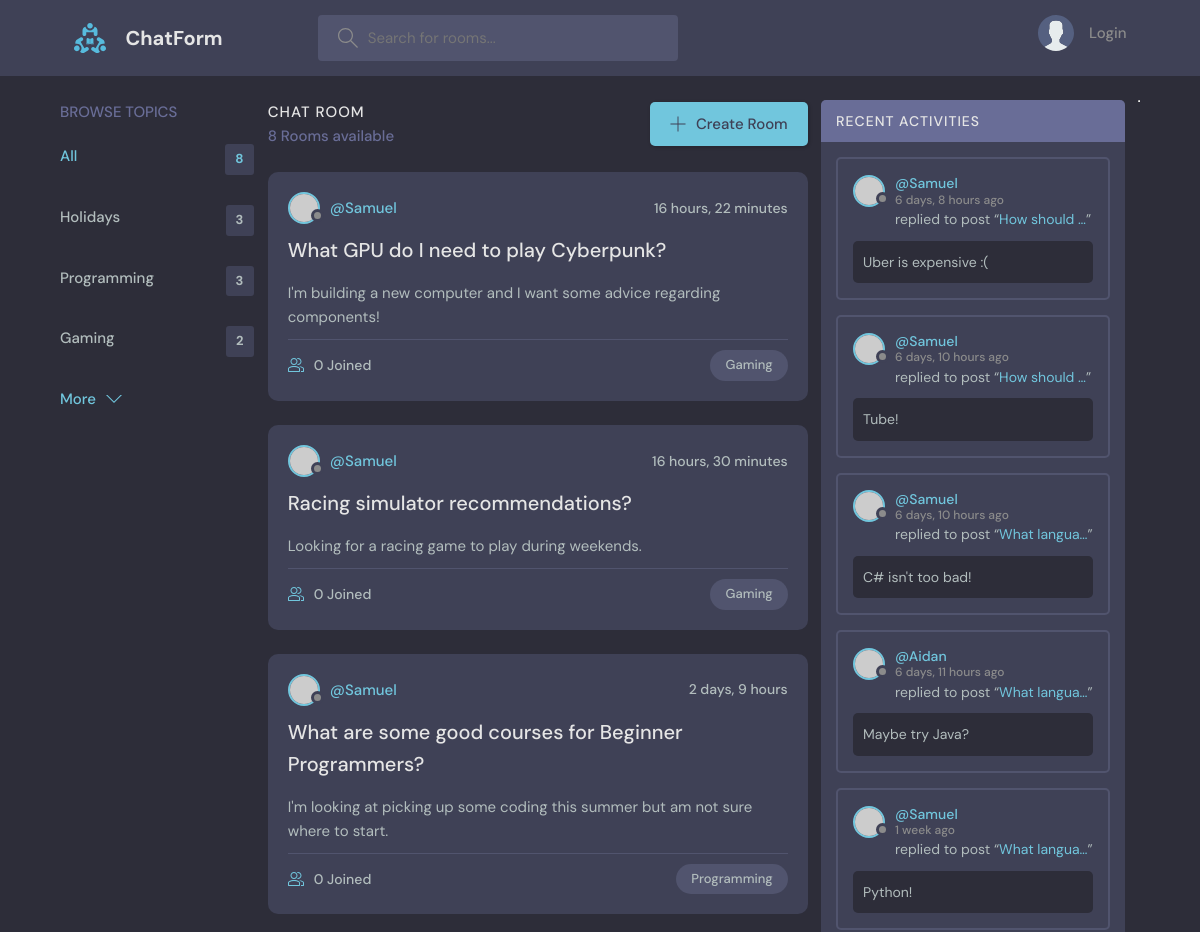
Before: / (upper part) with the older database file.
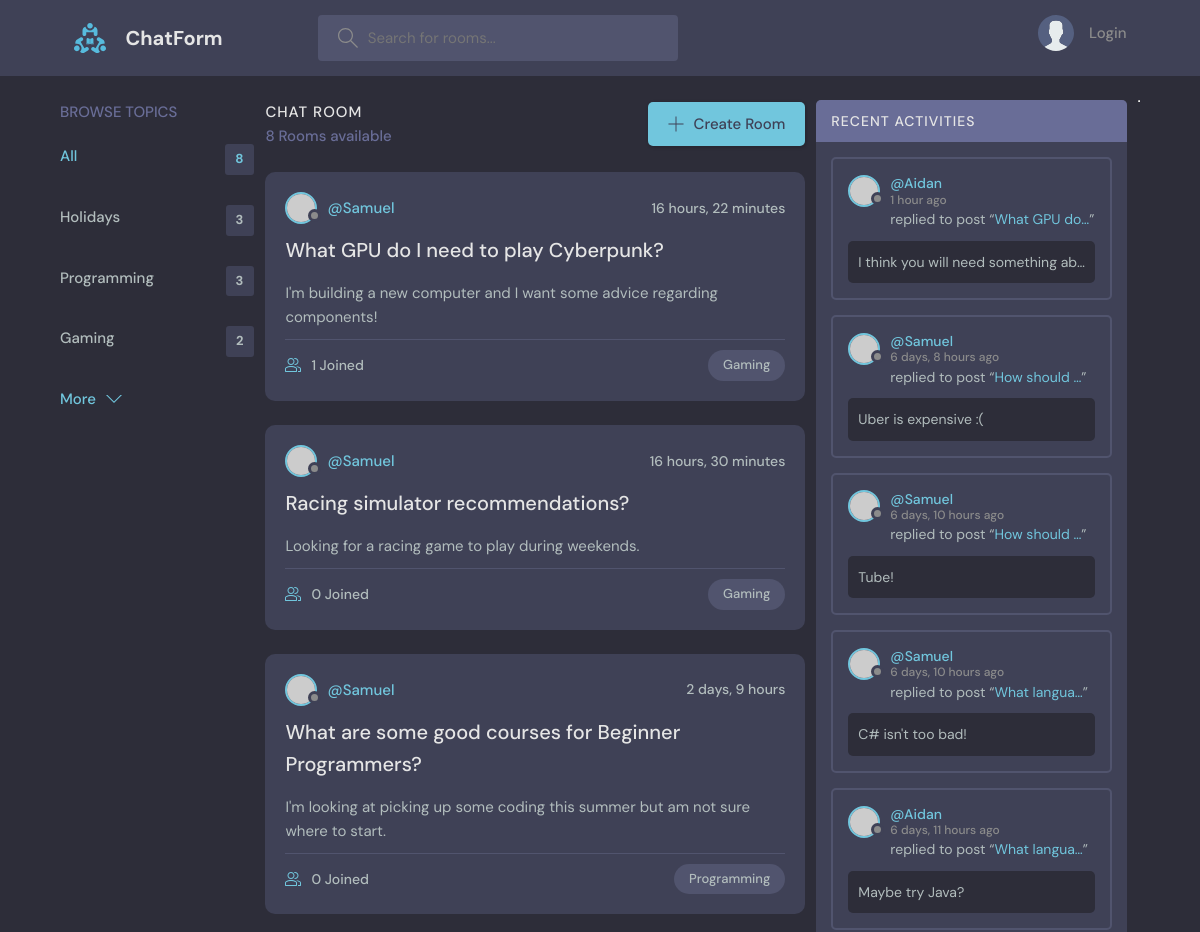
After: the same page with the newer database file.
### base/models.py (models this page shows, shortened)
class Topic(models.Model):
    name = models.CharField(max_length=250)

class Room(models.Model):
    host = models.ForeignKey(User, on_delete=models.SET_NULL, null=True)
    topic = models.ForeignKey(Topic, on_delete=models.SET_NULL, null=True)
    name = models.CharField(max_length=200)
    description = models.TextField(null=True, blank=True)
    participants = models.ManyToManyField(User, related_name='participants', blank=True)
    updated = models.DateTimeField(auto_now=True)
    created = models.DateTimeField(auto_now_add=True)
    class Meta:
        ordering = ['-updated', '-created']
    def __str__(self):
        return self.name

class Message(models.Model):
    user = models.ForeignKey(User, on_delete=models.CASCADE)
    room = models.ForeignKey(Room, on_delete=models.CASCADE)
    body = models.TextField()
    updated = models.DateTimeField(auto_now=True)
    created = models.DateTimeField(auto_now_add=True)
    class Meta:
        ordering = ['-updated', '-created']

### base/views.py (the view)
# urls.py: path('', views.home, name="home"),
def home(request):
    q = request.GET.get('q') if request.GET.get('q') != None else ''
    rooms = Room.objects.filter(
        Q(topic__name__icontains=q) |
        Q(name__icontains=q) |
        Q(description__icontains=q)
    )
    topics = Topic.objects.all()
    room_count = rooms.count()
    room_activity = Message.objects.filter(Q(room__topic__name__icontains=q))
    context = {'rooms':rooms, 'topics': topics, 'room_count': room_count, 'room_activity': room_activity}
    return render(request, 'base/homepg.html', context)

### base/templates/base/homepg.html (shortened to what this page needs)
{% extends 'main.html' %}
{% block content %}
<main class="layout layout--3">
      <div class="container">
        {% include 'components/topics_component.html' %}
        <div class="roomList">
          <div class="roomList__header">
            <div>
              <h2>Chat Room</h2>
              <p>{{room_count}} Rooms available</p>
            </div>
            <a class="btn btn--main" href="{% url 'create-room' %}">
              <svg version="1.1" xmlns="http://www.w3.org/2000/svg" width="32" height="32" viewBox="0 0 32 32">
                <title>add</title>
                <path
                  d="M16.943 0.943h-1.885v14.115h-14.115v1.885h14.115v14.115h1.885v-14.115h14.115v-1.885h-14.115v-14.115z"
                ></path>
              </svg>
              Create Room
            </a>
          </div>
          {% include 'components/room_component.html' %}
        </div>
        {% include 'components/activity_feed.html' %}
      </div>
</main>
{% endblock content %}

### base/templates/components/topics_component.html
<div class="topics">
    <div class="topics__header">
      <h2>Browse Topics</h2>
    </div>
    <ul class="topics__list">
      <li>
        <a href="{% url 'home' %}" class="active">All<span>{{rooms.count}}</span></a>
      </li>
      {% for topic in topics %}
      <li>
        <a href="{% url 'home' %}?q={{topic.name}}">{{topic.name}}<span>{{topic.room_set.all.count}}</span></a>
      </li>
      {% endfor %}
    </ul>
    <a class="btn btn--link" href="topics.html">
      More
      <svg version="1.1" xmlns="http://www.w3.org/2000/svg" width="32" height="32" viewBox="0 0 32 32">
        <title>chevron-down</title>
        <path d="M16 21l-13-13h-3l16 16 16-16h-3l-13 13z"></path>
      </svg>
    </a>
  </div>

### base/templates/components/room_component.html (shortened to what this page needs)
{% for room in rooms %}
<div class="roomListRoom">
    <div class="roomListRoom__header">
      <a href="{% url 'user-profile' room.host.id %}" class="roomListRoom__author">
        <div class="avatar avatar--small">
          <img src="https://randomuser.me/api/portraits/women/11.jpg" />
        </div>
        <span>@{{room.host.username}}</span>
      </a>
      <div class="roomListRoom__actions">
        <span>{{room.created|timesince}}</span>
      </div>
    </div>
    <div class="roomListRoom__content">
      <a href="{% url 'room' room.id %}">{{room.name}}</a>
      <p>
        <small>{{room.description}}</small>
      </p>
    </div>
    <div class="roomListRoom__meta">
      <a href="{% url 'room' room.id %}" class="roomListRoom__joined">
        {{room.participants.all.count}} Joined
      </a>
      <p class="roomListRoom__topic">{{room.topic.name}}</p>
    </div>
  </div>
{% endfor %}

### base/templates/components/activity_feed.html (shortened to what this page needs)
<div class="activities">
    <div class="activities__header">
      <h2>Recent Activities</h2>
    </div>
    {% for message in room_activity %}
    <div class="activities__box">
      <div class="activities__boxHeader roomListRoom__header">
        <a href="{% url 'user-profile' message.user.id %}" class="roomListRoom__author">
          <div class="avatar avatar--small">
            <img src="https://randomuser.me/api/portraits/women/11.jpg" />
          </div>
          <p>
            @{{message.user.username}}
            <span>{{message.created|timesince}} ago</span>
          </p>
        </a>
      </div>
      <div class="activities__boxContent">
        <p>replied to post “<a href="{% url 'room' message.room.id %}">{{message.room|truncatechars:12}}</a>”</p>
        <div class="activities__boxRoomContent">
          {{message.body|truncatechars:35}}
        </div>
      </div>
    </div>
    {% endfor %}
  </div>
<hr>

Changed rows visible on the page:
no longer on this page (row unchanged): Message: user.username "Samuel", created "1 week", room "What langua…", body "Python!"
computed for Room "What GPU do I need to play Cyberpunk?": participants.all.count "0" → "1"
added Message: user.username "Aidan", created "1 hour", room "What GPU do…", body "I think you will need something ab…"
